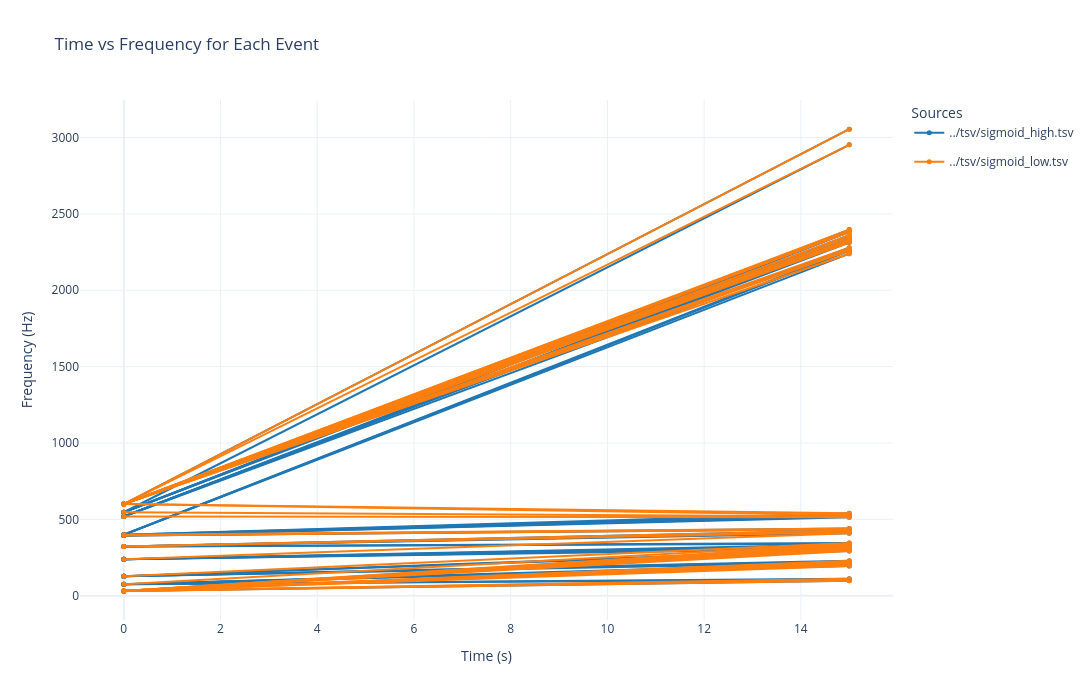

This figure's notebook cell:
### Markdown cell above
### 2D (time domain): event segments TSV

This section visualizes TSV files where each row is a **time/frequency segment** (drawn as a line between start/stop).

- **TSV schema**: `time_start`, `time_stop`, `freq_start`, `freq_stop`
- **Units**: time in seconds, frequency in Hz (as exported by your analysis pipeline)

### Code cell
from audiospylt.multiplotter import plot_combined

# 2D visualization for event TSVs that include time/frequency segments.
# Expected columns: 'time_start', 'time_stop', 'freq_start', 'freq_stop'

plot_combined(
    files=['../tsv/sigmoid_high.tsv', '../tsv/sigmoid_low.tsv'],
    plot_width=1100,
    plot_height=700,
)

# Sample usage:
# plot_combined(files=['tsv/file1.tsv'])
# plot_combined(dfs=[df2], df_labels=["Label for df2"])

### Figure 1 — Plotly figure (JSON) as saved in the notebook; plotly's stock layout.template omitted (floating-point values rounded to 4 significant figures)
{"data": [{"legendgroup": "../tsv/sigmoid_high.tsv", "line": {"color": "#1f77b4", "width": 2}, "marker": {"size": 5}, "mode": "lines+markers", "name": "../tsv/sigmoid_high.tsv", "showlegend": true, "type": "scatter", "x": [0, 15], "y": [31.25, 97.37]}, {"legendgroup": "../tsv/sigmoid_high.tsv", "line": {"color": "#1f77b4", "width": 2}, "marker": {"size": 5}, "mode": "lines+markers", "name": "../tsv/sigmoid_high.tsv", "showlegend": false, "type": "scatter", "x": [0, 15], "y": [75, 105.3]}, {"legendgroup": "../tsv/sigmoid_high.tsv", "line": {"color": "#1f77b4", "width": 2}, "marker": {"size": 5}, "mode": "lines+markers", "name": "../tsv/sigmoid_high.tsv", "showlegend": false, "type": "scatter", "x": [0, 15], "y": [75, 110.5]}, {"legendgroup": "../tsv/sigmoid_high.tsv", "line": {"color": "#1f77b4", "width": 2}, "marker": {"size": 5}, "mode": "lines+markers", "name": "../tsv/sigmoid_high.tsv", "showlegend": false, "type": "scatter", "x": [0, 15], "y": [75, 194.7]}, {"legendgroup": "../tsv/sigmoid_high.tsv", "line": {"color": "#1f77b4", "width": 2}, "marker": {"size": 5}, "mode": "lines+markers", "name": "../tsv/sigmoid_high.tsv", "showlegend": false, "type": "scatter", "x": [0, 15], "y": [75, 202.6]}, {"legendgroup": "../tsv/sigmoid_high.tsv", "line": {"color": "#1f77b4", "width": 2}, "marker": {"size": 5}, "mode": "lines+markers", "name": "../tsv/sigmoid_high.tsv", "showlegend": false, "type": "scatter", "x": [0, 15], "y": [75, 210.5]}, {"legendgroup": "../tsv/sigmoid_high.tsv", "line": {"color": "#1f77b4", "width": 2}, "marker": {"size": 5}, "mode": "lines+markers", "name": "../tsv/sigmoid_high.tsv", "showlegend": false, "type": "scatter", "x": [0, 15], "y": [127.5, 215.8]}, {"legendgroup": "../tsv/sigmoid_high.tsv", "line": {"color": "#1f77b4", "width": 2}, "marker": {"size": 5}, "mode": "lines+markers", "name": "../tsv/sigmoid_high.tsv", "showlegend": false, "type": "scatter", "x": [0, 15], "y": [127.5, 223.7]}, {"legendgroup": "../tsv/sigmoid_high.tsv", "line": {"color": "#1f77b4", "width": 2}, "marker": {"size": 5}, "mode": "lines+markers", "name": "../tsv/sigmoid_high.tsv", "showlegend": false, "type": "scatter", "x": [0, 15], "y": [127.5, 228.9]}, {"legendgroup": "../tsv/sigmoid_high.tsv", "line": {"color": "#1f77b4", "width": 2}, "marker": {"size": 5}, "mode": "lines+markers", "name": "../tsv/sigmoid_high.tsv", "showlegend": false, "type": "scatter", "x": [0, 15], "y": [127.5, 292.1]}, {"legendgroup": "../tsv/sigmoid_high.tsv", "line": {"color": "#1f77b4", "width": 2}, "marker": {"size": 5}, "mode": "lines+markers", "name": "../tsv/sigmoid_high.tsv", "showlegend": false, "type": "scatter", "x": [0, 15], "y": [127.5, 300]}, {"legendgroup": "../tsv/sigmoid_high.tsv", "line": {"color": "#1f77b4", "width": 2}, "marker": {"size": 5}, "mode": "lines+markers", "name": "../tsv/sigmoid_high.tsv", "showlegend": false, "type": "scatter", "x": [0, 15], "y": [238.8, 307.9]}, {"legendgroup": "../tsv/sigmoid_high.tsv", "line": {"color": "#1f77b4", "width": 2}, "marker": {"size": 5}, "mode": "lines+markers", "name": "../tsv/sigmoid_high.tsv", "showlegend": false, "type": "scatter", "x": [0, 15], "y": [238.8, 313.2]}, {"legendgroup": "../tsv/sigmoid_high.tsv", "line": {"color": "#1f77b4", "width": 2}, "marker": {"size": 5}, "mode": "lines+markers", "name": "../tsv/sigmoid_high.tsv", "showlegend": false, "type": "scatter", "x": [0, 15], "y": [238.8, 321.1]}, {"legendgroup": "../tsv/sigmoid_high.tsv", "line": {"color": "#1f77b4", "width": 2}, "marker": {"size": 5}, "mode": "lines+markers", "name": "../tsv/sigmoid_high.tsv", "showlegend": false, "type": "scatter", "x": [0, 15], "y": [238.8, 328.9]}, {"legendgroup": "../tsv/sigmoid_high.tsv", "line": {"color": "#1f77b4", "width": 2}, "marker": {"size": 5}, "mode": "lines+markers", "name": "../tsv/sigmoid_high.tsv", "showlegend": false, "type": "scatter", "x": [0, 15], "y": [238.8, 334.2]}, {"legendgroup": "../tsv/sigmoid_high.tsv", "line": {"color": "#1f77b4", "width": 2}, "marker": {"size": 5}, "mode": "lines+markers", "name": "../tsv/sigmoid_high.tsv", "showlegend": false, "type": "scatter", "x": [0, 15], "y": [321.2, 339.5]}, {"legendgroup": "../tsv/sigmoid_high.tsv", "line": {"color": "#1f77b4", "width": 2}, "marker": {"size": 5}, "mode": "lines+markers", "name": "../tsv/sigmoid_high.tsv", "showlegend": false, "type": "scatter", "x": [0, 15], "y": [321.2, 344.7]}, {"legendgroup": "../tsv/sigmoid_high.tsv", "line": {"color": "#1f77b4", "width": 2}, "marker": {"size": 5}, "mode": "lines+markers", "name": "../tsv/sigmoid_high.tsv", "showlegend": false, "type": "scatter", "x": [0, 15], "y": [321.2, 407.9]}, {"legendgroup": "../tsv/sigmoid_high.tsv", "line": {"color": "#1f77b4", "width": 2}, "marker": {"size": 5}, "mode": "lines+markers", "name": "../tsv/sigmoid_high.tsv", "showlegend": false, "type": "scatter", "x": [0, 15], "y": [321.2, 415.8]}, {"legendgroup": "../tsv/sigmoid_high.tsv", "line": {"color": "#1f77b4", "width": 2}, "marker": {"size": 5}, "mode": "lines+markers", "name": "../tsv/sigmoid_high.tsv", "showlegend": false, "type": "scatter", "x": [0, 15], "y": [321.2, 426.3]}, {"legendgroup": "../tsv/sigmoid_high.tsv", "line": {"color": "#1f77b4", "width": 2}, "marker": {"size": 5}, "mode": "lines+markers", "name": "../tsv/sigmoid_high.tsv", "showlegend": false, "type": "scatter", "x": [0, 15], "y": [393.8, 434.2]}, {"legendgroup": "../tsv/sigmoid_high.tsv", "line": {"color": "#1f77b4", "width": 2}, "marker": {"size": 5}, "mode": "lines+markers", "name": "../tsv/sigmoid_high.tsv", "showlegend": false, "type": "scatter", "x": [0, 15], "y": [393.8, 439.5]}, {"legendgroup": "../tsv/sigmoid_high.tsv", "line": {"color": "#1f77b4", "width": 2}, "marker": {"size": 5}, "mode": "lines+markers", "name": "../tsv/sigmoid_high.tsv", "showlegend": false, "type": "scatter", "x": [0, 15], "y": [393.8, 513.2]}, {"legendgroup": "../tsv/sigmoid_high.tsv", "line": {"color": "#1f77b4", "width": 2}, "marker": {"size": 5}, "mode": "lines+markers", "name": "../tsv/sigmoid_high.tsv", "showlegend": false, "type": "scatter", "x": [0, 15], "y": [393.8, 518.4]}, {"legendgroup": "../tsv/sigmoid_high.tsv", "line": {"color": "#1f77b4", "width": 2}, "marker": {"size": 5}, "mode": "lines+markers", "name": "../tsv/sigmoid_high.tsv", "showlegend": false, "type": "scatter", "x": [0, 15], "y": [398.8, 528.9]}, {"legendgroup": "../tsv/sigmoid_high.tsv", "line": {"color": "#1f77b4", "width": 2}, "marker": {"size": 5}, "mode": "lines+markers", "name": "../tsv/sigmoid_high.tsv", "showlegend": false, "type": "scatter", "x": [0, 15], "y": [398.8, 539.5]}, {"legendgroup": "../tsv/sigmoid_high.tsv", "line": {"color": "#1f77b4", "width": 2}, "marker": {"size": 5}, "mode": "lines+markers", "name": "../tsv/sigmoid_high.tsv", "showlegend": false, "type": "scatter", "x": [0, 15], "y": [398.8, 2239.0]}, {"legendgroup": "../tsv/sigmoid_high.tsv", "line": {"color": "#1f77b4", "width": 2}, "marker": {"size": 5}, "mode": "lines+markers", "name": "../tsv/sigmoid_high.tsv", "showlegend": false, "type": "scatter", "x": [0, 15], "y": [398.8, 2258.0]}, {"legendgroup": "../tsv/sigmoid_high.tsv", "line": {"color": "#1f77b4", "width": 2}, "marker": {"size": 5}, "mode": "lines+markers", "name": "../tsv/sigmoid_high.tsv", "showlegend": false, "type": "scatter", "x": [0, 15], "y": [398.8, 2266.0]}, {"legendgroup": "../tsv/sigmoid_high.tsv", "line": {"color": "#1f77b4", "width": 2}, "marker": {"size": 5}, "mode": "lines+markers", "name": "../tsv/sigmoid_high.tsv", "showlegend": false, "type": "scatter", "x": [0, 15], "y": [518.8, 2279.0]}, {"legendgroup": "../tsv/sigmoid_high.tsv", "line": {"color": "#1f77b4", "width": 2}, "marker": {"size": 5}, "mode": "lines+markers", "name": "../tsv/sigmoid_high.tsv", "showlegend": false, "type": "scatter", "x": [0, 15], "y": [518.8, 2313.0]}, {"legendgroup": "../tsv/sigmoid_high.tsv", "line": {"color": "#1f77b4", "width": 2}, "marker": {"size": 5}, "mode": "lines+markers", "name": "../tsv/sigmoid_high.tsv", "showlegend": false, "type": "scatter", "x": [0, 15], "y": [518.8, 2324.0]}, {"legendgroup": "../tsv/sigmoid_high.tsv", "line": {"color": "#1f77b4", "width": 2}, "marker": {"size": 5}, "mode": "lines+markers", "name": "../tsv/sigmoid_high.tsv", "showlegend": false, "type": "scatter", "x": [0, 15], "y": [518.8, 2332.0]}, {"legendgroup": "../tsv/sigmoid_high.tsv", "line": {"color": "#1f77b4", "width": 2}, "marker": {"size": 5}, "mode": "lines+markers", "name": "../tsv/sigmoid_high.tsv", "showlegend": false, "type": "scatter", "x": [0, 15], "y": [518.8, 2345.0]}, {"legendgroup": "../tsv/sigmoid_high.tsv", "line": {"color": "#1f77b4", "width": 2}, "marker": {"size": 5}, "mode": "lines+markers", "name": "../tsv/sigmoid_high.tsv", "showlegend": false, "type": "scatter", "x": [0, 15], "y": [546.2, 2361.0]}, {"legendgroup": "../tsv/sigmoid_high.tsv", "line": {"color": "#1f77b4", "width": 2}, "marker": {"size": 5}, "mode": "lines+markers", "name": "../tsv/sigmoid_high.tsv", "showlegend": false, "type": "scatter", "x": [0, 15], "y": [546.2, 2382.0]}, {"legendgroup": "../tsv/sigmoid_high.tsv", "line": {"color": "#1f77b4", "width": 2}, "marker": {"size": 5}, "mode": "lines+markers", "name": "../tsv/sigmoid_high.tsv", "showlegend": false, "type": "scatter", "x": [0, 15], "y": [546.2, 2392.0]}, {"legendgroup": "../tsv/sigmoid_high.tsv", "line": {"color": "#1f77b4", "width": 2}, "marker": {"size": 5}, "mode": "lines+markers", "name": "../tsv/sigmoid_high.tsv", "showlegend": false, "type": "scatter", "x": [0, 15], "y": [546.2, 2397.0]}, {"legendgroup": "../tsv/sigmoid_high.tsv", "line": {"color": "#1f77b4", "width": 2}, "marker": {"size": 5}, "mode": "lines+markers", "name": "../tsv/sigmoid_high.tsv", "showlegend": false, "type": "scatter", "x": [0, 15], "y": [546.2, 2953.0]}, {"legendgroup": "../tsv/sigmoid_high.tsv", "line": {"color": "#1f77b4", "width": 2}, "marker": {"size": 5}, "mode": "lines+markers", "name": "../tsv/sigmoid_high.tsv", "showlegend": false, "type": "scatter", "x": [0, 15], "y": [600, 3055.0]}, {"legendgroup": "../tsv/sigmoid_low.tsv", "line": {"color": "#ff7f0e", "width": 2}, "marker": {"size": 5}, "mode": "lines+markers", "name": "../tsv/sigmoid_low.tsv", "showlegend": true, "type": "scatter", "x": [0, 15], "y": [31.25, 97.37]}, {"legendgroup": "../tsv/sigmoid_low.tsv", "line": {"color": "#ff7f0e", "width": 2}, "marker": {"size": 5}, "mode": "lines+markers", "name": "../tsv/sigmoid_low.tsv", "showlegend": false, "type": "scatter", "x": [0, 15], "y": [31.25, 105.3]}, {"legendgroup": "../tsv/sigmoid_low.tsv", "line": {"color": "#ff7f0e", "width": 2}, "marker": {"size": 5}, "mode": "lines+markers", "name": "../tsv/sigmoid_low.tsv", "showlegend": false, "type": "scatter", "x": [0, 15], "y": [31.25, 110.5]}, {"legendgroup": "../tsv/sigmoid_low.tsv", "line": {"color": "#ff7f0e", "width": 2}, "marker": {"size": 5}, "mode": "lines+markers", "name": "../tsv/sigmoid_low.tsv", "showlegend": false, "type": "scatter", "x": [0, 15], "y": [31.25, 194.7]}, {"legendgroup": "../tsv/sigmoid_low.tsv", "line": {"color": "#ff7f0e", "width": 2}, "marker": {"size": 5}, "mode": "lines+markers", "name": "../tsv/sigmoid_low.tsv", "showlegend": false, "type": "scatter", "x": [0, 15], "y": [31.25, 202.6]}, {"legendgroup": "../tsv/sigmoid_low.tsv", "line": {"color": "#ff7f0e", "width": 2}, "marker": {"size": 5}, "mode": "lines+markers", "name": "../tsv/sigmoid_low.tsv", "showlegend": false, "type": "scatter", "x": [0, 15], "y": [31.25, 210.5]}, {"legendgroup": "../tsv/sigmoid_low.tsv", "line": {"color": "#ff7f0e", "width": 2}, "marker": {"size": 5}, "mode": "lines+markers", "name": "../tsv/sigmoid_low.tsv", "showlegend": false, "type": "scatter", "x": [0, 15], "y": [31.25, 215.8]}, {"legendgroup": "../tsv/sigmoid_low.tsv", "line": {"color": "#ff7f0e", "width": 2}, "marker": {"size": 5}, "mode": "lines+markers", "name": "../tsv/sigmoid_low.tsv", "showlegend": false, "type": "scatter", "x": [0, 15], "y": [31.25, 223.7]}, {"legendgroup": "../tsv/sigmoid_low.tsv", "line": {"color": "#ff7f0e", "width": 2}, "marker": {"size": 5}, "mode": "lines+markers", "name": "../tsv/sigmoid_low.tsv", "showlegend": false, "type": "scatter", "x": [0, 15], "y": [31.25, 228.9]}, {"legendgroup": "../tsv/sigmoid_low.tsv", "line": {"color": "#ff7f0e", "width": 2}, "marker": {"size": 5}, "mode": "lines+markers", "name": "../tsv/sigmoid_low.tsv", "showlegend": false, "type": "scatter", "x": [0, 15], "y": [31.25, 292.1]}, {"legendgroup": "../tsv/sigmoid_low.tsv", "line": {"color": "#ff7f0e", "width": 2}, "marker": {"size": 5}, "mode": "lines+markers", "name": "../tsv/sigmoid_low.tsv", "showlegend": false, "type": "scatter", "x": [0, 15], "y": [31.25, 300]}, {"legendgroup": "../tsv/sigmoid_low.tsv", "line": {"color": "#ff7f0e", "width": 2}, "marker": {"size": 5}, "mode": "lines+markers", "name": "../tsv/sigmoid_low.tsv", "showlegend": false, "type": "scatter", "x": [0, 15], "y": [31.25, 307.9]}, {"legendgroup": "../tsv/sigmoid_low.tsv", "line": {"color": "#ff7f0e", "width": 2}, "marker": {"size": 5}, "mode": "lines+markers", "name": "../tsv/sigmoid_low.tsv", "showlegend": false, "type": "scatter", "x": [0, 15], "y": [31.25, 313.2]}, {"legendgroup": "../tsv/sigmoid_low.tsv", "line": {"color": "#ff7f0e", "width": 2}, "marker": {"size": 5}, "mode": "lines+markers", "name": "../tsv/sigmoid_low.tsv", "showlegend": false, "type": "scatter", "x": [0, 15], "y": [31.25, 321.1]}, {"legendgroup": "../tsv/sigmoid_low.tsv", "line": {"color": "#ff7f0e", "width": 2}, "marker": {"size": 5}, "mode": "lines+markers", "name": "../tsv/sigmoid_low.tsv", "showlegend": false, "type": "scatter", "x": [0, 15], "y": [31.25, 328.9]}, {"legendgroup": "../tsv/sigmoid_low.tsv", "line": {"color": "#ff7f0e", "width": 2}, "marker": {"size": 5}, "mode": "lines+markers", "name": "../tsv/sigmoid_low.tsv", "showlegend": false, "type": "scatter", "x": [0, 15], "y": [31.25, 334.2]}, {"legendgroup": "../tsv/sigmoid_low.tsv", "line": {"color": "#ff7f0e", "width": 2}, "marker": {"size": 5}, "mode": "lines+markers", "name": "../tsv/sigmoid_low.tsv", "showlegend": false, "type": "scatter", "x": [0, 15], "y": [75, 339.5]}, {"legendgroup": "../tsv/sigmoid_low.tsv", "line": {"color": "#ff7f0e", "width": 2}, "marker": {"size": 5}, "mode": "lines+markers", "name": "../tsv/sigmoid_low.tsv", "showlegend": false, "type": "scatter", "x": [0, 15], "y": [127.5, 344.7]}, {"legendgroup": "../tsv/sigmoid_low.tsv", "line": {"color": "#ff7f0e", "width": 2}, "marker": {"size": 5}, "mode": "lines+markers", "name": "../tsv/sigmoid_low.tsv", "showlegend": false, "type": "scatter", "x": [0, 15], "y": [238.8, 407.9]}, {"legendgroup": "../tsv/sigmoid_low.tsv", "line": {"color": "#ff7f0e", "width": 2}, "marker": {"size": 5}, "mode": "lines+markers", "name": "../tsv/sigmoid_low.tsv", "showlegend": false, "type": "scatter", "x": [0, 15], "y": [321.2, 415.8]}, {"legendgroup": "../tsv/sigmoid_low.tsv", "line": {"color": "#ff7f0e", "width": 2}, "marker": {"size": 5}, "mode": "lines+markers", "name": "../tsv/sigmoid_low.tsv", "showlegend": false, "type": "scatter", "x": [0, 15], "y": [321.2, 426.3]}, {"legendgroup": "../tsv/sigmoid_low.tsv", "line": {"color": "#ff7f0e", "width": 2}, "marker": {"size": 5}, "mode": "lines+markers", "name": "../tsv/sigmoid_low.tsv", "showlegend": false, "type": "scatter", "x": [0, 15], "y": [393.8, 434.2]}, {"legendgroup": "../tsv/sigmoid_low.tsv", "line": {"color": "#ff7f0e", "width": 2}, "marker": {"size": 5}, "mode": "lines+markers", "name": "../tsv/sigmoid_low.tsv", "showlegend": false, "type": "scatter", "x": [0, 15], "y": [398.8, 439.5]}, {"legendgroup": "../tsv/sigmoid_low.tsv", "line": {"color": "#ff7f0e", "width": 2}, "marker": {"size": 5}, "mode": "lines+markers", "name": "../tsv/sigmoid_low.tsv", "showlegend": false, "type": "scatter", "x": [0, 15], "y": [518.8, 513.2]}, {"legendgroup": "../tsv/sigmoid_low.tsv", "line": {"color": "#ff7f0e", "width": 2}, "marker": {"size": 5}, "mode": "lines+markers", "name": "../tsv/sigmoid_low.tsv", "showlegend": false, "type": "scatter", "x": [0, 15], "y": [546.2, 518.4]}, {"legendgroup": "../tsv/sigmoid_low.tsv", "line": {"color": "#ff7f0e", "width": 2}, "marker": {"size": 5}, "mode": "lines+markers", "name": "../tsv/sigmoid_low.tsv", "showlegend": false, "type": "scatter", "x": [0, 15], "y": [600, 528.9]}, {"legendgroup": "../tsv/sigmoid_low.tsv", "line": {"color": "#ff7f0e", "width": 2}, "marker": {"size": 5}, "mode": "lines+markers", "name": "../tsv/sigmoid_low.tsv", "showlegend": false, "type": "scatter", "x": [0, 15], "y": [600, 539.5]}, {"legendgroup": "../tsv/sigmoid_low.tsv", "line": {"color": "#ff7f0e", "width": 2}, "marker": {"size": 5}, "mode": "lines+markers", "name": "../tsv/sigmoid_low.tsv", "showlegend": false, "type": "scatter", "x": [0, 15], "y": [600, 2239.0]}, {"legendgroup": "../tsv/sigmoid_low.tsv", "line": {"color": "#ff7f0e", "width": 2}, "marker": {"size": 5}, "mode": "lines+markers", "name": "../tsv/sigmoid_low.tsv", "showlegend": false, "type": "scatter", "x": [0, 15], "y": [600, 2258.0]}, {"legendgroup": "../tsv/sigmoid_low.tsv", "line": {"color": "#ff7f0e", "width": 2}, "marker": {"size": 5}, "mode": "lines+markers", "name": "../tsv/sigmoid_low.tsv", "showlegend": false, "type": "scatter", "x": [0, 15], "y": [600, 2266.0]}, {"legendgroup": "../tsv/sigmoid_low.tsv", "line": {"color": "#ff7f0e", "width": 2}, "marker": {"size": 5}, "mode": "lines+markers", "name": "../tsv/sigmoid_low.tsv", "showlegend": false, "type": "scatter", "x": [0, 15], "y": [600, 2279.0]}, {"legendgroup": "../tsv/sigmoid_low.tsv", "line": {"color": "#ff7f0e", "width": 2}, "marker": {"size": 5}, "mode": "lines+markers", "name": "../tsv/sigmoid_low.tsv", "showlegend": false, "type": "scatter", "x": [0, 15], "y": [600, 2313.0]}, {"legendgroup": "../tsv/sigmoid_low.tsv", "line": {"color": "#ff7f0e", "width": 2}, "marker": {"size": 5}, "mode": "lines+markers", "name": "../tsv/sigmoid_low.tsv", "showlegend": false, "type": "scatter", "x": [0, 15], "y": [600, 2324.0]}, {"legendgroup": "../tsv/sigmoid_low.tsv", "line": {"color": "#ff7f0e", "width": 2}, "marker": {"size": 5}, "mode": "lines+markers", "name": "../tsv/sigmoid_low.tsv", "showlegend": false, "type": "scatter", "x": [0, 15], "y": [600, 2332.0]}, {"legendgroup": "../tsv/sigmoid_low.tsv", "line": {"color": "#ff7f0e", "width": 2}, "marker": {"size": 5}, "mode": "lines+markers", "name": "../tsv/sigmoid_low.tsv", "showlegend": false, "type": "scatter", "x": [0, 15], "y": [600, 2345.0]}, {"legendgroup": "../tsv/sigmoid_low.tsv", "line": {"color": "#ff7f0e", "width": 2}, "marker": {"size": 5}, "mode": "lines+markers", "name": "../tsv/sigmoid_low.tsv", "showlegend": false, "type": "scatter", "x": [0, 15], "y": [600, 2361.0]}, {"legendgroup": "../tsv/sigmoid_low.tsv", "line": {"color": "#ff7f0e", "width": 2}, "marker": {"size": 5}, "mode": "lines+markers", "name": "../tsv/sigmoid_low.tsv", "showlegend": false, "type": "scatter", "x": [0, 15], "y": [600, 2382.0]}, {"legendgroup": "../tsv/sigmoid_low.tsv", "line": {"color": "#ff7f0e", "width": 2}, "marker": {"size": 5}, "mode": "lines+markers", "name": "../tsv/sigmoid_low.tsv", "showlegend": false, "type": "scatter", "x": [0, 15], "y": [600, 2392.0]}, {"legendgroup": "../tsv/sigmoid_low.tsv", "line": {"color": "#ff7f0e", "width": 2}, "marker": {"size": 5}, "mode": "lines+markers", "name": "../tsv/sigmoid_low.tsv", "showlegend": false, "type": "scatter", "x": [0, 15], "y": [600, 2397.0]}, {"legendgroup": "../tsv/sigmoid_low.tsv", "line": {"color": "#ff7f0e", "width": 2}, "marker": {"size": 5}, "mode": "lines+markers", "name": "../tsv/sigmoid_low.tsv", "showlegend": false, "type": "scatter", "x": [0, 15], "y": [600, 2953.0]}, {"legendgroup": "../tsv/sigmoid_low.tsv", "line": {"color": "#ff7f0e", "width": 2}, "marker": {"size": 5}, "mode": "lines+markers", "name": "../tsv/sigmoid_low.tsv", "showlegend": false, "type": "scatter", "x": [0, 15], "y": [600, 3055.0]}], "layout": {"height": 700, "legend": {"title": {"text": "Sources"}}, "title": {"text": "Time vs Frequency for Each Event"}, "width": 1100, "xaxis": {"title": {"text": "Time (s)"}}, "yaxis": {"title": {"text": "Frequency (Hz)"}}}}
